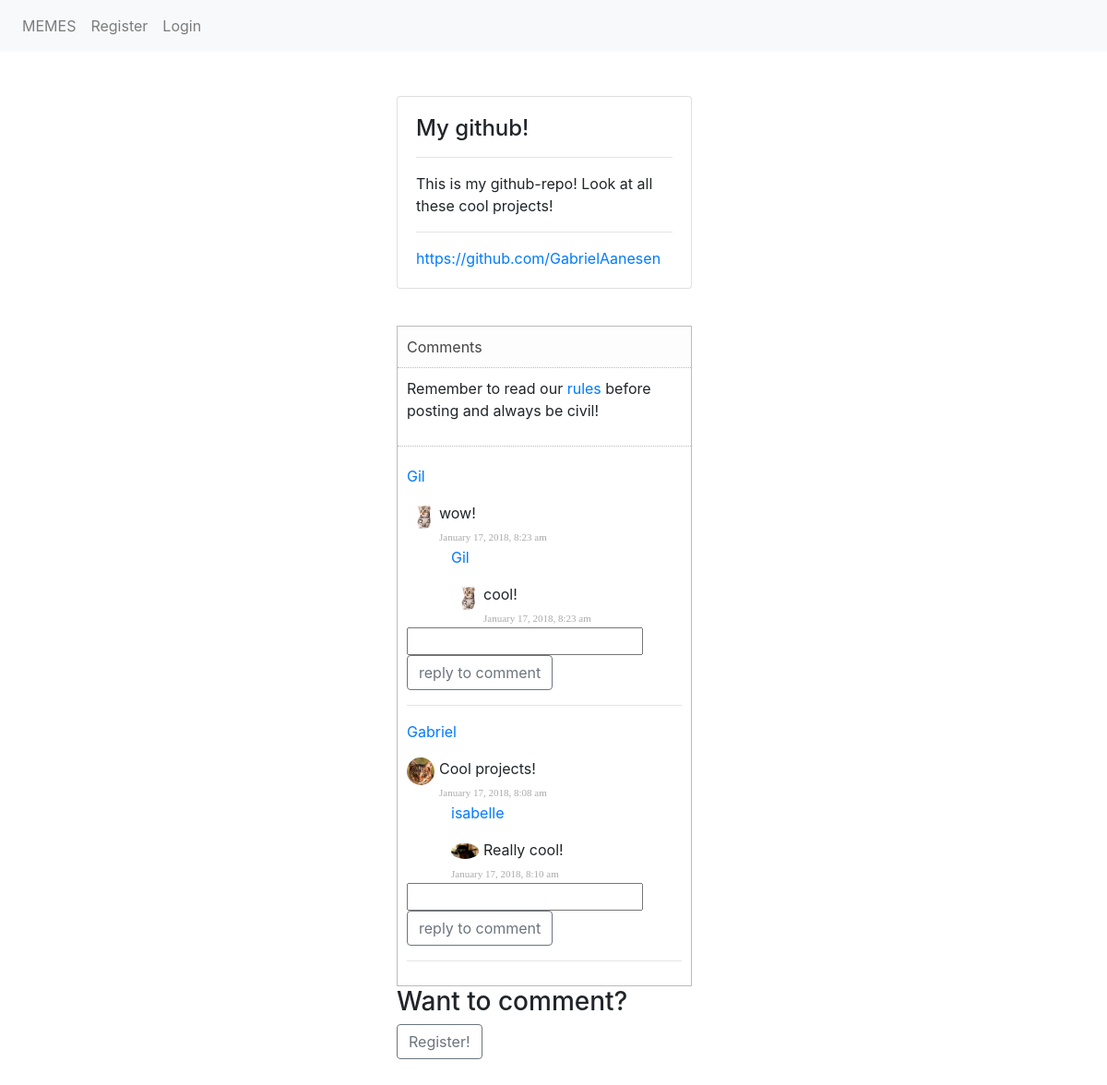
The page /comments.php?id=2 on the database its author committed.
### tables this page shows
CREATE TABLE "POSTS" (
	`post_id`	INTEGER NOT NULL PRIMARY KEY AUTOINCREMENT,
	`title`	TEXT NOT NULL,
	`user_id`	INTEGER NOT NULL,
	`link`	TEXT,
	`post_date`	TEXT,
	`description`	TEXT
);

CREATE TABLE "COMMENTS" (
	`comment_id`	INTEGER PRIMARY KEY AUTOINCREMENT,
	`user_id`	INTEGER,
	`comment`	TEXT NOT NULL,
	`post_id`	INTEGER,
	`comment_date`	TEXT
);

CREATE TABLE "REPLY" (
	`post_id`	INTEGER,
	`user_id`	INTEGER,
	`comment_id`	INTEGER,
	`reply_id`	INTEGER PRIMARY KEY AUTOINCREMENT,
	`reply_comment`	TEXT,
	`reply_date`	TEXT
);

CREATE TABLE "USERS" (
	`ID`	INTEGER NOT NULL PRIMARY KEY AUTOINCREMENT,
	`USERNAME`	TEXT NOT NULL,
	`MAIL`	TEXT NOT NULL,
	`PASSWORD`	TEXT NOT NULL,
	`BIO`	TEXT,
	`IMAGE`	TEXT
);

### app/functions.php (called while the page is built, shortened)
<?php
function allReplies($pdo, $commentId) {
  $statement = $pdo->prepare("SELECT USERNAME, ID, IMAGE, reply_comment, reply_date
                               FROM USERS INNER JOIN REPLY
                               ON USERS.ID = REPLY.user_id
                               WHERE comment_id = '$commentId'");
  $statement->execute();
  $replyComment = $statement->fetchAll(PDO::FETCH_ASSOC);
  return $replyComment;
}
function allComments($pdo, $postId) {
  $commentTable = $pdo->prepare("SELECT USERNAME, IMAGE, comment, comment_date, comment_id, USERS.ID
                               FROM COMMENTS
                               INNER JOIN USERS
                               ON COMMENTS.user_id = USERS.ID
                               WHERE post_id = :postId
                               ORDER BY comment_id DESC");
  $commentTable->bindParam(':postId', $postId, PDO::PARAM_INT);
  $commentTable->execute();
  $comment = $commentTable->fetchAll(PDO::FETCH_ASSOC);
  return $comment;
}
function singlePost($pdo, $postId){
  $statement = $pdo->query("SELECT * FROM POSTS
                            WHERE post_id = '$postId'");
  $post = $statement->fetch(PDO::FETCH_ASSOC);
  return $post;
}

### comments.php (the view, shortened to what this page needs)
<?php
require __DIR__.'/views/header.php';
$postId = $_GET['id'];
$comment = allComments($pdo, $postId);
$post = singlePost($pdo, $postId);
?>
<div class="mx-auto col-4">
<div class="card" style="width: 20rem;">
  <div class="card-body">
    <h4 class="card-title"><?php echo $post['title'];?></h4>
    <hr>
    <p class="card-text"><?php echo $post['description'] ?></p>
    <hr>
    <a href=" <?php echo $post['link']; ?> "> <?php echo $post['link']; ?> <a/>
    </div>
  </div>
<div class="detailBox">
  <div class="titleBox">
    <label>Comments</label>
  </div>
  <div class="commentBox">
    <p class="taskDescription">Remember to read our <a href="#">rules</a> before posting and always be civil!</p>
  </div>
  <div class="actionBox">
    <ul class="commentList">
<?php foreach ($comment as $key => $allComments) { ?>
      <li>
      <a href="viewProfile.php?id=<?php echo $value['ID'] ?>"><p><?php echo $allComments['USERNAME']; ?></p></a>
        <div class="commenterImage">
          <img src="<?php
          if ($allComments['IMAGE']){
            echo "images/".$allComments['IMAGE'];
          } else {
            echo "https://s3.amazonaws.com/wll-community-production/images/no-avatar.png";
          } ?>" />
        </div>
        <div class="commentText comment">
          <p class=""><?php echo $allComments['comment'] ?></p> <span class="date sub-text"> <?php echo $allComments['comment_date'] ?></span>
        </div>
      </li>
      <?php $allReplys = allReplies($pdo, $allComments['comment_id']);
          foreach ($allReplys as $key => $value){ ?>
          <div class="ml-5 comment">
            <a href="viewProfile.php?id=<?php echo $value['ID'] ?>"><p><?php echo $value['USERNAME']; ?></p></a>
            <div class="commenterImage">
              <img src="<?php
              if ($value['IMAGE']){
                echo "images/".$value['IMAGE'];
              } else {
                echo "https://s3.amazonaws.com/wll-community-production/images/no-avatar.png";
              } ?>" />
            </div>
            <div class="commentText">
              <p class=""><?php echo $value['reply_comment'] ?></p> <span class="date sub-text"> <?php echo $value['reply_date'] ?></span>
            </div>
          </div>
            <?php } ?>
            <div class="mb-2">
              <form action="app/comments/replyComment.php" method="post">
                <input type="text" name="comment" required>
                <button class ="btn btn-outline-secondary" type="submit" name="button">reply to comment</button>
              </form>
            </div>
            <hr>
            <?php } ?>
    </ul>
  </div>
</div>
<?php if (!isset($_SESSION['user'])){
    ?><h3>Want to comment?</h3> <?php
    ?><a href="register.php"> <button class="btn btn-outline-secondary" type="button" name="button">Register!</button> </a>
    <?php } ?>
</div>
<?php
require __DIR__.'/views/footer.php'; ?>

### views/header.php (shortened to what this page needs)
<!DOCTYPE html>
<html lang="en">
<head>
    <link rel="stylesheet" href="assets/styles/main.css">
    <link rel="stylesheet" href="https://maxcdn.bootstrapcdn.com/bootstrap/4.0.0-beta.2/css/bootstrap.min.css">
</head>
<body>
    <?php require __DIR__.'/navigation.php'; ?>
    <div class="container py-5">

### views/navigation.php (shortened to what this page needs)
<nav class="navbar navbar-expand-lg navbar-light bg-light">
    <ul class="navbar-nav">
        <li class="nav-item">
          <a class="nav-link" href="/memes.php">MEMES</a>
        </li>
        <li class="nav-item">
          <?php if (!isset($_SESSION['user'])): ?>
            <a class="nav-link <?php echo $_SERVER['SCRIPT_NAME'] === '/register.php' ? 'active' : ''; ?>" href="/register.php">Register</a>
          <?php endif; ?>
        </li>
        <li class="nav-item">
            <?php if (isset($_SESSION['user'])): ?>
                <a class="nav-link" href="/app/auth/logout.php">Logout</a>
            <?php else: ?>
                <a class="nav-link <?php echo $_SERVER['SCRIPT_NAME'] === '/login.php' ? 'active' : ''; ?>" href="login.php">Login</a>
            <?php endif; ?>
        </li>
    </ul>
</nav>

### views/footer.php (shortened to what this page needs)
    </div>
</body>
</html>

### assets/styles/main.css (style rules this page uses)
.detailBox { width:320px; border:1px solid #bbb; margin-top: 40px; }
.titleBox { background-color:#fdfdfd; padding:10px; }
.titleBox label { color:#444; margin:0; display:inline-block; }
.commentBox { padding:10px; border-top:1px dotted #bbb; }
.taskDescription { margin-top:10px 0; }
.commentList { padding:0; list-style:none; }
.commentList li { margin:0; margin-top:10px; }
.commentList li > div { display:table-cell; }
.commenterImage { width:30px; margin-right:5px; height:100%; float:left; }
.commenterImage img { width:100%; border-radius:50%; }
.commentText p { margin:0; }
.sub-text { color:#aaa; font-family:verdana; font-size:11px; }
.actionBox { border-top:1px dotted #bbb; padding:10px; }

### rows shown on the page
posts: title "My github!", description "This is my github-repo! Look at all these cool projects!", link "https://github.com/GabrielAanesen"
comments: USERNAME "Gil", shows a picture, comment "wow!", comment_date "January 17, 2018, 8:23 am"
reply: user.USERNAME "Gil", user.IMAGE (picture), reply_comment "cool!", reply_date "January 17, 2018, 8:23 am"
comments: USERNAME "Gabriel", shows a picture, comment "Cool projects!", comment_date "January 17, 2018, 8:08 am"
reply: user.USERNAME "isabelle", user.IMAGE (picture), reply_comment "Really cool!", reply_date "January 17, 2018, 8:10 am"
